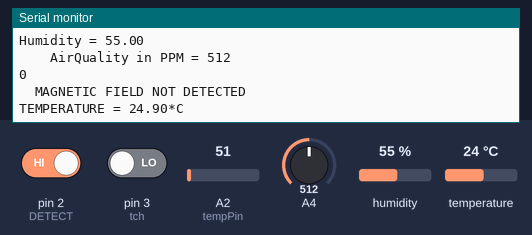
Bench run of a sketch on a simulated Arduino Uno, built with avr-gcc and run on an emulated ATmega328P. Parts: the last lines printed to the serial monitor. Wiring (inferred from the names in the program): DHT11 sensor: data pin 4. The inputs (shaded band) are chosen by the test bench; at power-on: pin 2 (DETECT) HIGH, pin 3 (tch) LOW, humidity 55 %, A2 (tempPin) = 51, A4 = 512, temperature 24 °C.

Above: at 2.2 s.
2.3 s: pin 2 (DETECT) driven LOW
At 2.78 s:
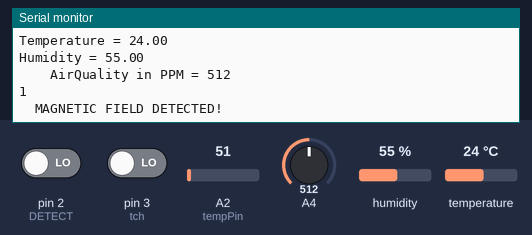
5.6 s: pin 3 (tch) driven HIGH
At 6.56 s:
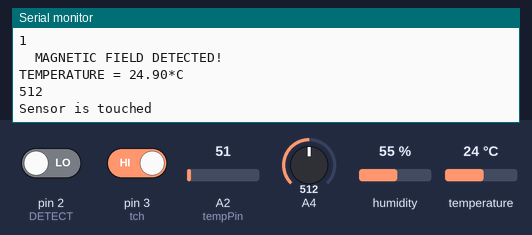
9.3 s: humidity set to 22 %
At 10.3 s:
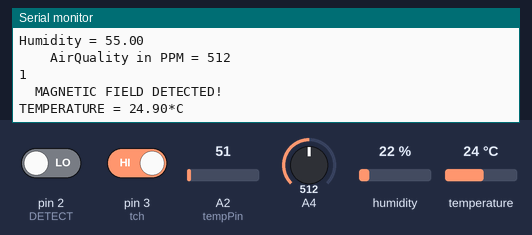
11.1 s: A2 (tempPin) set to 61
At 12.13 s:
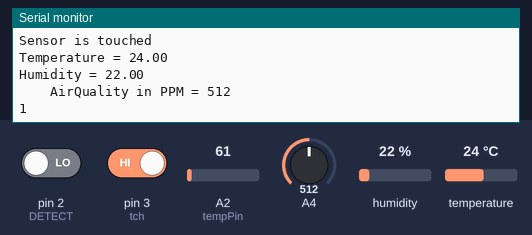
12.9 s: A4 set to 716
At 13.9 s:
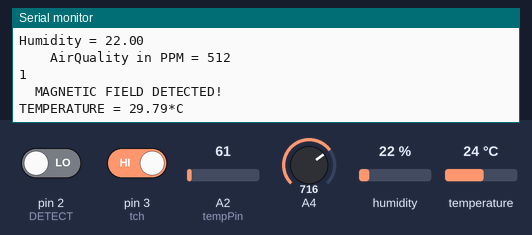
14.7 s: temperature set to 12 °C
At 15.92 s:
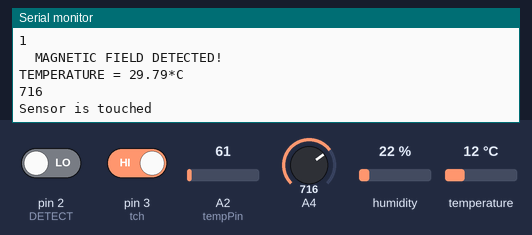
Timing chart, 0 to 17.5 s (numbered marks = the images above; inputs shaded):
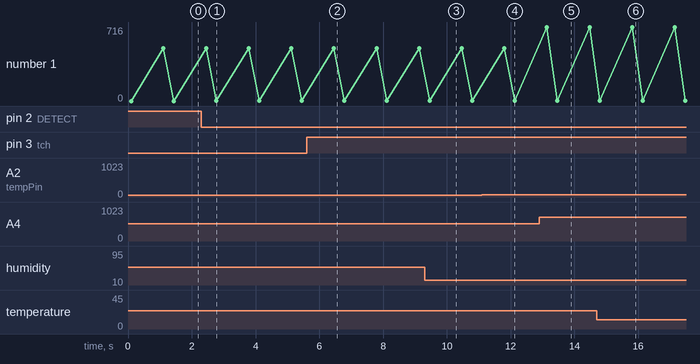

The sketch:

akhil.ino
```cpp
#include <dht.h>

#define DETECT 2 // pin 2 for  sensor
int sensorValue;
float temp;
int tempPin = 2;

int tch = 3;

int ldrval;
#define DHT11_PIN 4


void setup() {
  Serial.begin(9600);
  sensorValue = analogRead(0);       // read analog input pin 0
  pinMode(DETECT, INPUT);//define detect input pin
  //  pinMode(ACTION, OUTPUT);//define ACTION output pin

}


void loop()
{
  gas();                //A0 analog pin
  hall();               //d2 digital pin
  temper();             //A2 analog pin
  brightness();         //A3analog pin
  touch();              //d3 digital pin
  humid();              //d4 digital pin

}

void humid() {
  dht DHT;
  int chk = DHT.read11(DHT11_PIN);
  Serial.print("Temperature = ");
  Serial.println(DHT.temperature);
  Serial.print("Humidity = ");
  Serial.println(DHT.humidity);
  delay(100);

}

void hall()
{
  int detected = digitalRead(DETECT);// read Hall sensor

  if ( detected == LOW)
  {
    //    digitalWrite(ACTION,LOW);
    Serial.println(HIGH);
    Serial.println("\tMAGNETIC FIELD DETECTED!");


  }
  else
  {
    //    digitalWrite(ACTION,HIGH);
    Serial.println(LOW);
    Serial.println("\tMAGNETIC FIELD NOT DETECTED");

  }
  delay(10);
}

void touch() {
  if (digitalRead(tch) == HIGH)
    Serial.println("Sensor is touched");

}

void gas()
{
  Serial.print("\t\tAirQuality in PPM = ");
  Serial.println(sensorValue, DEC);               // prints the value read
  //  Serial.println(" PPM");
  //  Serial.println();


  delay(100);                                 // wait 100ms for next reading
}


void temper()
{
  temp = analogRead(tempPin);
  // read analog volt from sensor and save to variable temp
  temp = temp * 0.48828125;
  // convert the analog volt to its temperature equivalent
  Serial.print("TEMPERATURE = ");
  Serial.print(temp); // display temperature value
  Serial.print("*C");
  Serial.println();
  delay(1000); // update sensor reading each one second
}


void brightness() {
  ldrval = analogRead(A4);
  Serial.println(ldrval);
  delay(100);
}
```

a.ino
```cpp
//#include <LiquidCrystal.h>
//int sensorValue;
//const int rs = 12, en = 11, d4 = 5, d5 = 4, d6 = 3, d7 = 2;
//LiquidCrystal lcd(rs, en, d4, d5, d6, d7);
//void setup(){  lcd.begin(16, 2);
//Serial.begin(9600);                            // sets the serial port to 9600
// }
//void loop()
//
//
//{
//  sensorValue = analogRead(0);       // read analog input pin 0
//Serial.print("AirQua=");
//Serial.print(sensorValue, DEC);               // prints the value read
//Serial.println(" PPM");
//lcd.setCursor(0,0);
//lcd.print("ArQ=");
//lcd.print(sensorValue,DEC);
//lcd.print(" PPM");
//lcd.println("       ");
//lcd.print("  ");
//delay(100);                                   // wait 100ms for next reading
//}
//
//float temp;
//int tempPin = 0;
//
//void setup() {
//   Serial.begin(9600);
//}
//
//void loop() {
//   temp = analogRead(tempPin);
//   // read analog volt from sensor and save to variable temp
//   temp = temp * 0.48828125;
//   // convert the analog volt to its temperature equivalent
//   Serial.print("TEMPERATURE = ");
//   Serial.print(temp); // display temperature value
//   Serial.print("*C");
//   Serial.println();
//   delay(1000); // update sensor reading each one second
//}
```

Measured:
- after the input at 2.3 s, the serial monitor: prints a new line after 0.47 s (image 1)
- after the input at 5.6 s, the serial monitor: prints a new line after 0.96 s (image 2)
- after the input at 12.9 s, the serial monitor: prints a new line after 0.24 s (image 5)
- plotted number 1: 0 → 1 after the input at 2.3 s, 1 → 716 after the input at 12.9 s
